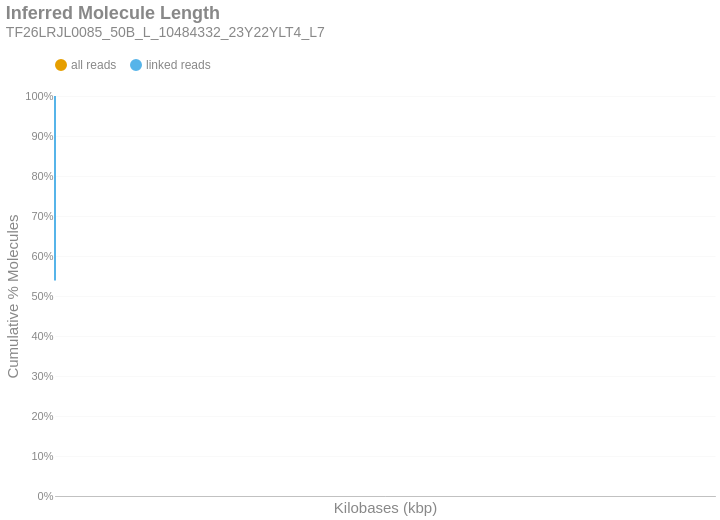

Notebook code for this chart:
### Markdown cell above
### Inferred Molecule Length
This is the cumulative frequency distribution of molecule lengths inferred from the first and last alignment positions along a contig for all alignments associated with a single linked-read barcode on a given contig.There are two distributions: one with `all` the alignments (yellow) and another with only `linked reads` (blue). The percent of molecules in the `linked reads` distribution is relative to the total number of linked molecules.

### Code cell
if SKIPLR:
    print_html(f"Skipped")
else:
    binned_df = consolidated_hist(valids['length_inferred']/1000, mask, 10, True)
    binned_df = binned_df.with_columns(
        pl.when(pl.col('bin').cast(pl.Utf8) == '0').then(pl.lit('1')).otherwise(pl.col('bin').cast(pl.Utf8)).alias('bin')
    )
    with SafeRender(binned_df):
        (
            density_plot(binned_df, 'Inferred Molecule Length', samplename, 'inferredlen')
            .transform_calculate(bin_kb='datum.bin / 1000')
            .encode(
                x=alt.X('bin_kb:Q', title="Kilobases (kbp)").scale(type='log', padding=0).axis(labelAngle=-40),
                y=alt.Y('value:Q', title='Cumulative % Molecules')
                    .axis(format='%')
                    .stack(False)
                    .scale(domainMin=0, domainMax=1,padding=0),
                color=alt.Color("key:N").scale(domain = ["all reads", "linked reads"]),
                tooltip = [
                    alt.Tooltip("key:N", title = "Data Type"),
                    alt.Tooltip("range_label:N", title="Kilobases"),
                    alt.Tooltip("value:Q", format = ".2%", title="% Molecules (Cum.)")
                ]
            )
        ).display()

### Figure 1 — Vega-Lite specification as saved in the notebook (floating-point values rounded to 4 significant figures)
{"width": "container", "height": 400, "config": {"title": {"anchor": "start", "dy": -15, "fontSize": 18, "color": "#888888", "subtitleColor": "#888888", "subtitleFontSize": 14}, "arc": {"fill": "#0072B2"}, "axis": {"domainColor": "#888888", "domainWidth": 0.5, "gridWidth": 0.2, "grid": false, "titleFontWeight": 400, "titleFontSize": 15, "labelFontSize": 11, "labelColor": "#888888", "tickColor": "#888888", "tickWidth": 0.2, "titleColor": "#888888"}, "axisBand": {"grid": false}, "axisX": {"grid": true, "tickSize": 10, "domainCap": "round"}, "axisY": {"domain": false, "grid": true, "tickSize": 0, "domainCap": "round"}, "background": "transparent", "header": {"labelFontSize": 15, "labelColor": "#888888", "titleFontSize": 15, "titleFontWeight": 600, "titleColor": "#888888"}, "legend": {"labelFont": "sans-serif", "labelFontSize": 12, "labelColor": "#888888", "symbolSize": 100, "symbolType": "circle", "titleFontSize": 12, "titlePadding": 10, "titleColor": "#888888", "title": null, "orient": "top"}, "range": {"category": ["#E69F00", "#56B4E9", "#009E73", "#F0E442", "#0072B2", "#D55E00", "#CC79A7", "#000000"], "diverging": ["#cfe8f3", "#a2d4ec", "#73bfe2", "#46abdb", "#1696d2", "#12719e"]}, "area": {"fill": "#0072B2", "fillOpacity": 0.7, "line": true, "strokeOpacity": 0.7}, "line": {"color": "#0072B2", "stroke": "#0072B2", "strokeWidth": 2}, "trail": {"color": "#0072B2", "stroke": "#0072B2", "strokeWidth": 0, "size": 1}, "point": {"filled": true, "fillOpacity": 1.0, "size": 95}, "text": {"color": "#888888", "fontSize": 11, "align": "right", "fontWeight": 400, "size": 11}, "bar": {"fill": "#0072B2", "stroke": null}, "view": {"stroke": null, "continuousWidth": 660, "continuousHeight": 400}}, "data": {"name": "data-c257ccaa82222be0efa102dc90045696"}, "mark": {"type": "line", "interpolate": "monotone", "point": {"opacity": 0, "size": 275}}, "encoding": {"color": {"field": "key", "scale": {"domain": ["all reads", "linked reads"]}, "type": "nominal"}, "tooltip": [{"field": "key", "title": "Data Type", "type": "nominal"}, {"field": "range_label", "title": "Kilobases", "type": "nominal"}, {"field": "value", "format": ".2%", "title": "% Molecules (Cum.)", "type": "quantitative"}], "x": {"axis": {"labelAngle": -40}, "field": "bin_kb", "scale": {"type": "log", "padding": 0}, "title": "Kilobases (kbp)", "type": "quantitative"}, "y": {"axis": {"format": "%"}, "field": "value", "scale": {"domainMin": 0, "domainMax": 1, "padding": 0}, "stack": false, "title": "Cumulative % Molecules", "type": "quantitative"}}, "params": [{"name": "param_c36ac31b6afebe62", "select": {"type": "point", "fields": ["key"]}, "bind": "legend"}], "title": {"text": "Inferred Molecule Length", "subtitle": "TF26LRJL0085_50B_L_10484332_23Y22YLT4_L7"}, "transform": [{"fold": ["all reads (cumsum)", "linked reads (cumsum)"]}, {"calculate": "replace(datum.key, ' (cumsum)', '')", "as": "key"}, {"filter": {"param": "param_c36ac31b6afebe62"}}, {"calculate": "datum.bin / 1000", "as": "bin_kb"}], "usermeta": {"embedOptions": {"downloadFileName": "TF26LRJL0085_50B_L_10484332_23Y22YLT4_L7.inferredlen"}}, "$schema": "https://vega.github.io/schema/vega-lite/v6.4.1.json", "datasets": {"data-c257ccaa82222be0efa102dc90045696": [{"bin": "0.0", "interval": "0.0-10.0", "all reads": 0.8425, "linked reads": 0.5386, "all reads (cumsum)": 0.8425, "linked reads (cumsum)": 0.5386, "range_label": "0-9"}, {"bin": "10.0", "interval": "10.0-20.0", "all reads": 0.07237, "linked reads": 0.2103, "all reads (cumsum)": 0.9149, "linked reads (cumsum)": 0.7488, "range_label": "10-19"}, {"bin": "20.0", "interval": "20.0-30.0", "all reads": 0.04048, "linked reads": 0.119, "all reads (cumsum)": 0.9553, "linked reads (cumsum)": 0.8678, "range_label": "20-29"}, {"bin": "30.0", "interval": "30.0-40.0", "all reads": 0.02257, "linked reads": 0.06658, "all reads (cumsum)": 0.9779, "linked reads (cumsum)": 0.9344, "range_label": "30-39"}, {"bin": "40.0", "interval": "40.0-50.0", "all reads": 0.01252, "linked reads": 0.03691, "all reads (cumsum)": 0.9904, "linked reads (cumsum)": 0.9713, "range_label": "40-49"}, {"bin": "50.0", "interval": "50.0-60.0", "all reads": 0.0054, "linked reads": 0.0162, "all reads (cumsum)": 0.9958, "linked reads (cumsum)": 0.9875, "range_label": "50-59"}, {"bin": "60.0", "interval": "60.0-70.0", "all reads": 0.002342, "linked reads": 0.007032, "all reads (cumsum)": 0.9982, "linked reads (cumsum)": 0.9945, "range_label": "60-69"}, {"bin": "70.0", "interval": "70.0-80.0", "all reads": 0.001, "linked reads": 0.003005, "all reads (cumsum)": 0.9992, "linked reads (cumsum)": 0.9975, "range_label": "70-79"}, {"bin": "80.0", "interval": "80.0-90.0", "all reads": 0.0004697, "linked reads": 0.001412, "all reads (cumsum)": 0.9996, "linked reads (cumsum)": 0.9989, "range_label": "80-89"}, {"bin": "90.0", "interval": "90.0-100.0", "all reads": 0.0001877, "linked reads": 0.0005644, "all reads (cumsum)": 0.9998, "linked reads (cumsum)": 0.9995, "range_label": "90-99"}, {"bin": "100.0", "interval": "100.0-110.0", "all reads": 9.427e-05, "linked reads": 0.0002834, "all reads (cumsum)": 0.9999, "linked reads (cumsum)": 0.9998, "range_label": "100-109"}, {"bin": "110.0", "interval": "110.0-120.0", "all reads": 4.957e-05, "linked reads": 0.000149, "all reads (cumsum)": 1.0, "linked reads (cumsum)": 0.9999, "range_label": "110-119"}, {"bin": "120.0", "interval": "120.0-130.0", "all reads": 1.138e-05, "linked reads": 3.421e-05, "all reads (cumsum)": 1.0, "linked reads (cumsum)": 1.0, "range_label": "120-129"}, {"bin": "130.0", "interval": "130.0-140.0", "all reads": 6.501e-06, "linked reads": 1.955e-05, "all reads (cumsum)": 1.0, "linked reads (cumsum)": 1.0, "range_label": "130-139"}, {"bin": "140.0", "interval": "140.0-150.0", "all reads": 8.127e-07, "linked reads": 2.443e-06, "all reads (cumsum)": 1.0, "linked reads (cumsum)": 1.0, "range_label": "140-149"}, {"bin": "150.0", "interval": "150.0-160.0", "all reads": 8.127e-07, "linked reads": 2.443e-06, "all reads (cumsum)": 1.0, "linked reads (cumsum)": 1.0, "range_label": "150-159"}]}}
